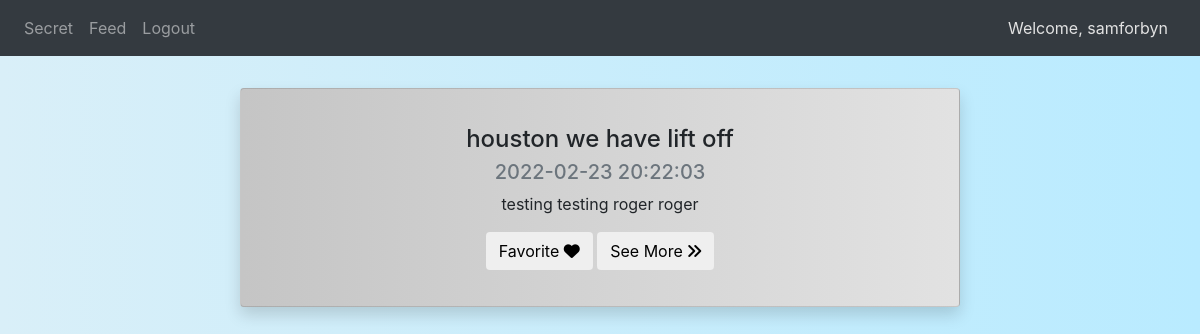
Page /feed (signed in) on the earlier database version.
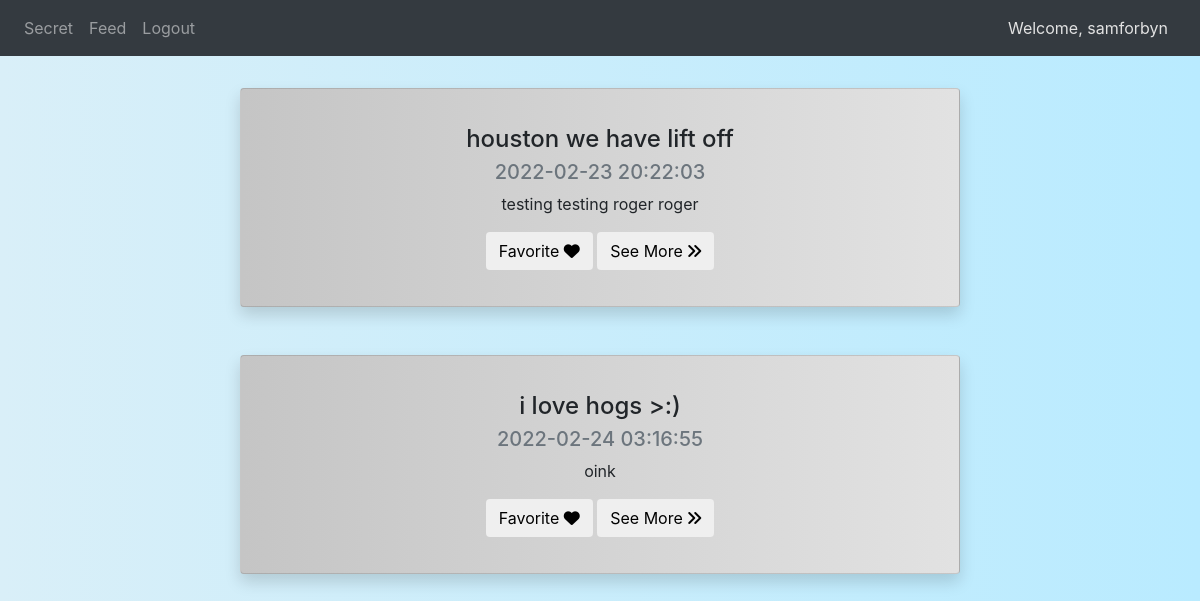
Same page on the later database version.
### website/models.py (models this page shows, shortened)
class Posts(db.Model):
    post_id = db.Column(db.Integer, primary_key=True, autoincrement=True)
    post_title = db.Column(db.String(175))
    post_content = db.Column(db.String(10000))
    post_image = db.Column(db.String(512))
    post_date = db.Column(db.DateTime(timezone=True), server_default = func.now())
    post_author = db.Column(db.Integer, db.ForeignKey('users.user_id'))

### website/views.py (the view, shortened to what this page needs)
@views.route('/feed', methods=['GET', 'POST'])
@login_required
def feed():
    all_posts = db.session.query(Posts).all()
    def shuffle_posts(posts):
        try:
            result = list(posts)
            random.shuffle(result)
            return result
        except:
            return posts
    return render_template('feed.html', user=current_user, all_posts=shuffle_posts(all_posts))

### website/__init__.py (called while the page is built)
def create_app():
    app = Flask(__name__)
    app.config['SECRET_KEY'] = SECRET_KEY
    app.config['SQLALCHEMY_DATABASE_URI'] = f'sqlite:///{DB_NAME}'
    app.config['SQLALCHEMY_TRACK_MODIFICATIONS'] = False
    db.init_app(app)
    from .views import views
    from .auth import auth
    app.register_blueprint(views, url_prefix='/')
    app.register_blueprint(auth, url_prefix='/')
    QRcode(app)
    from .models import Users, Posts, Favorites
    create_database(app)
    login_manager = LoginManager()
    login_manager.login_view = 'auth.login'
    login_manager.init_app(app)
    @login_manager.user_loader
    def load_user(id):
        return Users.query.get(int(id))
    return app

### website/templates/feed.html (shortened to what this page needs)
{% extends 'base.html'%}
{% block style%}
<link rel="stylesheet" href="static/feed_css.css">
{% endblock %}
{% block body%}
    {% for post in all_posts %}
    <div align="center">
        <div class="card shadow p-3 mb-5 bg-white rounded postBG">
            <div class="card-body text-center" align="left">
                <h4 class="card-title">{{ post.post_title }}</h4>
                <h5 class="card-subtitle mb-2 text-muted">{{ post.post_date }}</h5>
                <p class="card-text">{{ post.post_content }}</p>
                <div class="d-flex justify-content-around">
                    <form method="post">
                        <button name="favbtn" value = {{ post.post_id }} class="btn btn-white btn-xs">Favorite <i class="fa-solid fa-heart"></i></button>
                        <button name="seeMore" class="btn btn-white btn-xs" value={{ post.post_id }}>See More <i class="fa-solid fa-angles-right"></i></button>
                    </form>
                </div>
            </div>
        </div>
    </div>
    {% endfor %}
{% endblock %}

Differences in the rows shown:
added Posts: post_title "i love hogs >:)", post_date "2022-02-24 03:16:55", post_content "oink", {{ post.post_id }} 2 (drawn)
